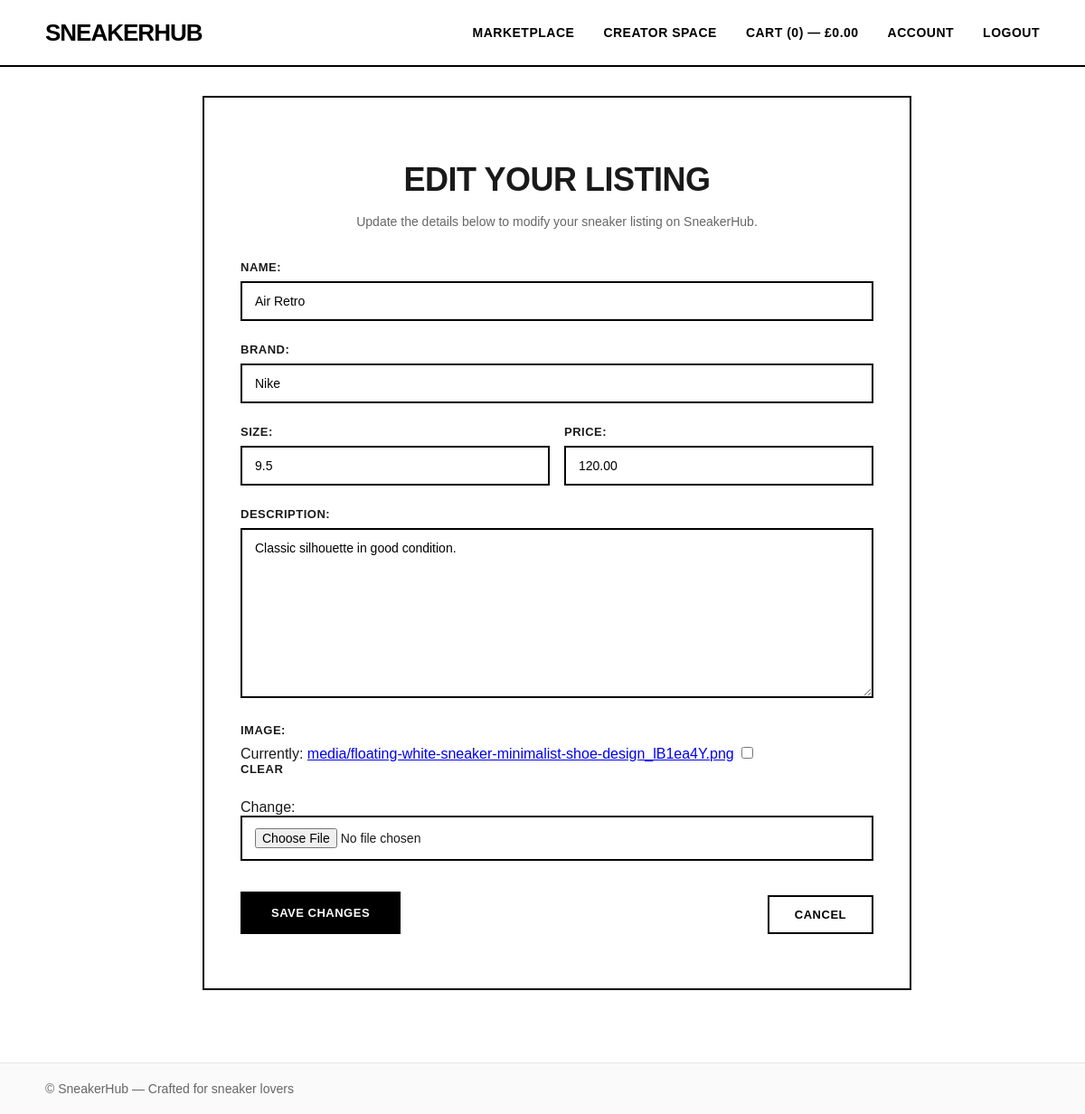
The app's page /listings/edit/9/ (signed in) with its own data.
### marketplace/models.py (models this page shows, shortened)
class Sneaker(models.Model):
    name = models.CharField(max_length=255)
    brand = models.CharField(max_length=255)
    size = models.DecimalField(max_digits=4, decimal_places=1)
    price = models.DecimalField(max_digits=10, decimal_places=2)
    description = models.TextField(blank=True, null=True)
    image = models.ImageField(upload_to='media/', blank=True, null=True)
    owner = models.ForeignKey(
        settings.AUTH_USER_MODEL,
        on_delete=models.CASCADE,
        related_name='sneakers'
    )
    created_at = models.DateTimeField(auto_now_add=True)
    updated_at = models.DateTimeField(auto_now=True)

### listings/views.py (the view)
# urls.py: path('listings/edit/<int:sneaker_id>/', editListingView, name='edit_listing'),
@login_required
def editListingView(request, sneaker_id):
    sneaker = get_object_or_404(Sneaker, id=sneaker_id, owner=request.user)
    if request.method == 'POST':
        form = ListingCreationForm(request.POST, request.FILES, instance=sneaker)
        if form.is_valid():
            form.save()
            return redirect('sneaker_detail', sneaker_id=sneaker.id)
    else:
        form = ListingCreationForm(instance=sneaker)
    return render(request, 'edit_listing.html', {'form': form, 'sneaker': sneaker})

### listings/forms.py (shortened to what this page needs)
class ListingCreationForm(forms.ModelForm):
    class Meta:
        model = Sneaker
        fields = ['name', 'brand', 'size', 'price', 'description', 'image']

### cart/context_processors.py (called while the page is built, shortened)
def cart_totals(request):
    cart = request.session.get('cart', {})
    count = 0
    total = 0.0
    return {'cart': {'count': count, 'total': total}}

### templates/edit_listing.html (shortened to what this page needs)
{% extends 'base.html' %}
{% load static %}
{% block content %}
<section class="create-listing-section">
    <div class="container">
        <div class="create-card">
            <h1>Edit Your Listing</h1>
            <p class="create-listing-subtitle">Update the details below to modify your sneaker listing on SneakerHub.</p>
            <form method="post" enctype="multipart/form-data" class="create-listing-form">
                <div class="form-group">
                    {{ form.name.label_tag }}
                    {{ form.name }}
                </div>
                <div class="form-group">
                    {{ form.brand.label_tag }}
                    {{ form.brand }}
                </div>
                <div class="form-row">
                    <div class="form-group form-half">
                        {{ form.size.label_tag }}
                        {{ form.size }}
                    </div>
                    <div class="form-group form-half">
                        {{ form.price.label_tag }}
                        {{ form.price }}
                    </div>
                </div>
                <div class="form-group">
                    {{ form.description.label_tag }}
                    {{ form.description }}
                </div>
                <div class="form-group">
                    {{ form.image.label_tag }}
                    {{ form.image }}
                </div>
                <div class="form-actions">
                    <button type="submit" class="btn-primary">Save Changes</button>
                    <a href="{% url 'marketplace' %}" class="btn-secondary create-btn">Cancel</a>
                </div>
            </form>
        </div>
    </div>
</section>
{% endblock %}

### static/css/styles.css (style rules this page uses)
body { margin: 0; font-family: Arial, sans-serif; background: white; color: #1a1a1a; }
.container { width: 100%; max-width: 1100px; margin: 0 auto; padding: 0 16px; }
.btn-primary { display: inline-block; background: #000; color: #fff; padding: 14px 32px; border-radius: 0; text-decoration: none; font-weight: 900; border: 2px solid #000; cursor: pointer; text-transform: uppercase; letter-spacing: 0.5px; font-size: 13px; transition: all 0.3s ease; margin-bottom: 10px; }
.btn-secondary { display: inline-block; background: #fff; color: #000; padding: 12px 28px; border-radius: 0; text-decoration: none; font-weight: 900; border: 2px solid #000; cursor: pointer; margin-bottom: 20px; text-transform: uppercase; letter-spacing: 0.5px; font-size: 13px; transition: all 0.3s ease; }
.create-card { background: #fff; border: 2px solid #000; border-radius: 0; padding: 40px; max-width: 700px; margin: 0 auto; }
.create-card h1 { font-size: 36px; margin-bottom: 12px; text-align: center; font-weight: 900; text-transform: uppercase; letter-spacing: -0.5px; }
.create-listing-subtitle { color: #666; margin-bottom: 32px; text-align: center; font-size: 14px; line-height: 1.6; }
.create-listing-form .form-group { margin-bottom: 24px; }
.create-listing-form label { display: block; margin-bottom: 8px; font-weight: 700; text-transform: uppercase; letter-spacing: 0.5px; font-size: 13px; }
.create-listing-form input[type="text"], .create-listing-form input[type="number"], .create-listing-form input[type="file"], .create-listing-form textarea { width: 100%; padding: 12px 14px; border: 2px solid #000; border-radius: 0; font-size: 14px; box-sizing: border-box; font-family: inherit; transition: all 0.3s ease; }
.form-row { display: flex; gap: 16px; }
.form-half { flex: 1; }
.form-actions { margin-top: 32px; display: flex; justify-content: space-between; align-items: center; gap: 12px; }
.form-actions .btn-primary { order: 1; }
.form-actions .create-btn { order: 2; margin-top: 2%; }
.form-actions { margin-top: 20px; display: flex; gap: 12px; align-items: center; }

### records on screen
Sneaker: name "Air Retro", brand "Nike", size "9.5", price "120.00", description "Classic silhouette in good condition."

### other values on screen
{{ cart.count|default:0 }} "0"
{{ cart.total|default:0|floatformat:2 }} "0.00"
